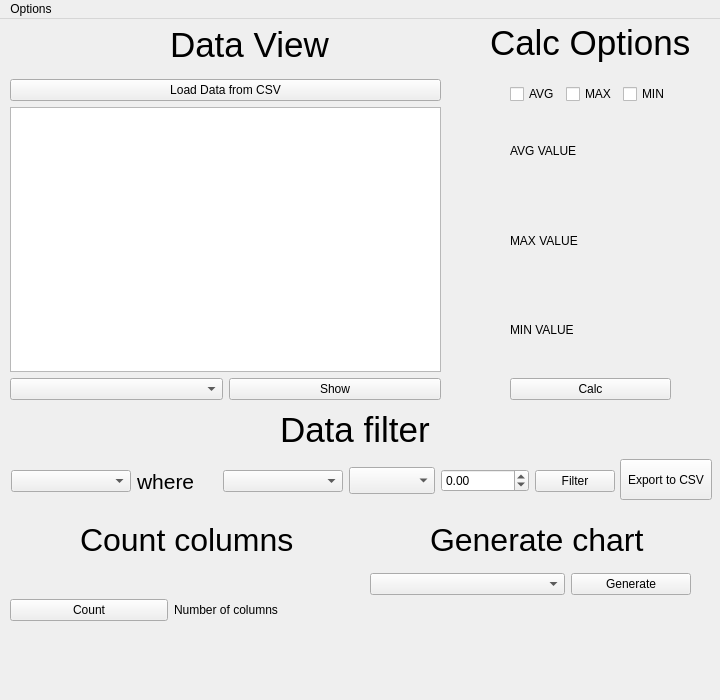
<?xml version="1.0" encoding="UTF-8"?>
<ui version="4.0">
 <class>MainWindow</class>
 <widget class="QMainWindow" name="MainWindow">
  <property name="geometry">
   <rect>
    <x>0</x>
    <y>0</y>
    <width>720</width>
    <height>700</height>
   </rect>
  </property>
  <property name="minimumSize">
   <size>
    <width>720</width>
    <height>700</height>
   </size>
  </property>
  <property name="maximumSize">
   <size>
    <width>720</width>
    <height>700</height>
   </size>
  </property>
  <property name="windowTitle">
   <string>MainWindow</string>
  </property>
  <property name="windowIcon">
   <iconset>
    <normaloff>../Icons/monitoring_100dp_5985E1_FILL0_wght400_GRAD0_opsz48.png</normaloff>../Icons/monitoring_100dp_5985E1_FILL0_wght400_GRAD0_opsz48.png</iconset>
  </property>
  <property name="styleSheet">
   <string notr="true"/>
  </property>
  <widget class="QWidget" name="centralwidget">
   <widget class="QWidget" name="layoutWidget">
    <property name="geometry">
     <rect>
      <x>10</x>
      <y>60</y>
      <width>431</width>
      <height>321</height>
     </rect>
    </property>
    <layout class="QVBoxLayout" name="verticalLayout_2">
     <item>
      <layout class="QVBoxLayout" name="verticalLayout">
       <item>
        <widget class="QPushButton" name="loadCSVButton">
         <property name="text">
          <string>Load Data from CSV</string>
         </property>
        </widget>
       </item>
       <item>
        <widget class="QTableView" name="dataTable">
         <property name="enabled">
          <bool>true</bool>
         </property>
        </widget>
       </item>
      </layout>
     </item>
     <item>
      <layout class="QHBoxLayout" name="horizontalLayout">
       <item>
        <widget class="QComboBox" name="comboBox"/>
       </item>
       <item>
        <widget class="QPushButton" name="filterButton">
         <property name="text">
          <string>Show</string>
         </property>
        </widget>
       </item>
      </layout>
     </item>
    </layout>
   </widget>
   <widget class="QLabel" name="label_4">
    <property name="geometry">
     <rect>
      <x>430</x>
      <y>500</y>
      <width>221</width>
      <height>41</height>
     </rect>
    </property>
    <property name="font">
     <font>
      <pointsize>24</pointsize>
     </font>
    </property>
    <property name="text">
     <string>Generate chart</string>
    </property>
   </widget>
   <widget class="QLabel" name="label_6">
    <property name="geometry">
     <rect>
      <x>280</x>
      <y>390</y>
      <width>161</width>
      <height>41</height>
     </rect>
    </property>
    <property name="font">
     <font>
      <pointsize>26</pointsize>
     </font>
    </property>
    <property name="text">
     <string>Data filter</string>
    </property>
   </widget>
   <widget class="QLabel" name="label_7">
    <property name="geometry">
     <rect>
      <x>170</x>
      <y>10</y>
      <width>161</width>
      <height>31</height>
     </rect>
    </property>
    <property name="font">
     <font>
      <pointsize>26</pointsize>
     </font>
    </property>
    <property name="text">
     <string>Data View</string>
    </property>
   </widget>
   <widget class="QPushButton" name="exportCSVButton">
    <property name="geometry">
     <rect>
      <x>620</x>
      <y>440</y>
      <width>92</width>
      <height>41</height>
     </rect>
    </property>
    <property name="minimumSize">
     <size>
      <width>0</width>
      <height>0</height>
     </size>
    </property>
    <property name="font">
     <font>
      <pointsize>9</pointsize>
      <bold>false</bold>
     </font>
    </property>
    <property name="text">
     <string>Export to CSV</string>
    </property>
   </widget>
   <widget class="QWidget" name="layoutWidget">
    <property name="geometry">
     <rect>
      <x>11</x>
      <y>441</y>
      <width>604</width>
      <height>42</height>
     </rect>
    </property>
    <layout class="QHBoxLayout" name="horizontalLayout_3">
     <item>
      <widget class="QComboBox" name="comboBox_3">
       <property name="minimumSize">
        <size>
         <width>120</width>
         <height>0</height>
        </size>
       </property>
      </widget>
     </item>
     <item>
      <widget class="QLabel" name="label_5">
       <property name="font">
        <font>
         <pointsize>16</pointsize>
        </font>
       </property>
       <property name="text">
        <string>where</string>
       </property>
      </widget>
     </item>
     <item>
      <widget class="QComboBox" name="comboBox_4">
       <property name="minimumSize">
        <size>
         <width>120</width>
         <height>0</height>
        </size>
       </property>
      </widget>
     </item>
     <item>
      <widget class="QComboBox" name="comboBox_5">
       <property name="minimumSize">
        <size>
         <width>0</width>
         <height>0</height>
        </size>
       </property>
       <property name="font">
        <font>
         <pointsize>12</pointsize>
        </font>
       </property>
      </widget>
     </item>
     <item>
      <widget class="QDoubleSpinBox" name="doubleSpinBox">
       <property name="minimum">
        <double>-1000000000.000000000000000</double>
       </property>
       <property name="maximum">
        <double>1000000000.000000000000000</double>
       </property>
      </widget>
     </item>
     <item>
      <widget class="QPushButton" name="Filter1Button">
       <property name="minimumSize">
        <size>
         <width>0</width>
         <height>0</height>
        </size>
       </property>
       <property name="text">
        <string>Filter</string>
       </property>
      </widget>
     </item>
    </layout>
   </widget>
   <widget class="QLabel" name="calcOption">
    <property name="enabled">
     <bool>true</bool>
    </property>
    <property name="geometry">
     <rect>
      <x>490</x>
      <y>0</y>
      <width>201</width>
      <height>47</height>
     </rect>
    </property>
    <property name="font">
     <font>
      <pointsize>26</pointsize>
     </font>
    </property>
    <property name="text">
     <string>Calc Options</string>
    </property>
    <property name="textFormat">
     <enum>Qt::TextFormat::AutoText</enum>
    </property>
   </widget>
   <widget class="QWidget" name="layoutWidget">
    <property name="geometry">
     <rect>
      <x>510</x>
      <y>60</y>
      <width>161</width>
      <height>31</height>
     </rect>
    </property>
    <layout class="QHBoxLayout" name="horizontalLayout_2">
     <item>
      <widget class="QCheckBox" name="AVGCheckBox">
       <property name="text">
        <string>AVG</string>
       </property>
      </widget>
     </item>
     <item>
      <widget class="QCheckBox" name="MAXCheckBox">
       <property name="text">
        <string>MAX</string>
       </property>
      </widget>
     </item>
     <item>
      <widget class="QCheckBox" name="MINCheckBox">
       <property name="text">
        <string>MIN</string>
       </property>
      </widget>
     </item>
    </layout>
   </widget>
   <widget class="QWidget" name="layoutWidget">
    <property name="geometry">
     <rect>
      <x>510</x>
      <y>90</y>
      <width>161</width>
      <height>291</height>
     </rect>
    </property>
    <layout class="QVBoxLayout" name="verticalLayout_3">
     <item>
      <layout class="QVBoxLayout" name="verticalLayout_4">
       <item>
        <widget class="QLabel" name="label">
         <property name="text">
          <string>AVG VALUE</string>
         </property>
        </widget>
       </item>
       <item>
        <widget class="QLabel" name="label_2">
         <property name="text">
          <string>MAX VALUE</string>
         </property>
        </widget>
       </item>
       <item>
        <widget class="QLabel" name="label_3">
         <property name="text">
          <string>MIN VALUE</string>
         </property>
        </widget>
       </item>
      </layout>
     </item>
     <item>
      <widget class="QPushButton" name="calcButton">
       <property name="text">
        <string>Calc</string>
       </property>
      </widget>
     </item>
    </layout>
   </widget>
   <widget class="QWidget" name="layoutWidget">
    <property name="geometry">
     <rect>
      <x>370</x>
      <y>550</y>
      <width>321</width>
      <height>30</height>
     </rect>
    </property>
    <layout class="QHBoxLayout" name="horizontalLayout_4">
     <item>
      <widget class="QComboBox" name="comboBox_2"/>
     </item>
     <item>
      <widget class="QPushButton" name="generateButton">
       <property name="maximumSize">
        <size>
         <width>120</width>
         <height>16777215</height>
        </size>
       </property>
       <property name="text">
        <string>Generate</string>
       </property>
      </widget>
     </item>
    </layout>
   </widget>
   <widget class="QLabel" name="label_8">
    <property name="geometry">
     <rect>
      <x>80</x>
      <y>500</y>
      <width>221</width>
      <height>41</height>
     </rect>
    </property>
    <property name="font">
     <font>
      <pointsize>24</pointsize>
     </font>
    </property>
    <property name="text">
     <string>Count columns</string>
    </property>
   </widget>
   <widget class="QWidget" name="layoutWidget">
    <property name="geometry">
     <rect>
      <x>10</x>
      <y>550</y>
      <width>321</width>
      <height>82</height>
     </rect>
    </property>
    <layout class="QHBoxLayout" name="horizontalLayout_5">
     <item>
      <widget class="QPushButton" name="countPushButton">
       <property name="text">
        <string>Count</string>
       </property>
      </widget>
     </item>
     <item>
      <widget class="QLabel" name="countLabel">
       <property name="minimumSize">
        <size>
         <width>0</width>
         <height>80</height>
        </size>
       </property>
       <property name="maximumSize">
        <size>
         <width>16777215</width>
         <height>80</height>
        </size>
       </property>
       <property name="text">
        <string>Number of columns</string>
       </property>
      </widget>
     </item>
    </layout>
   </widget>
  </widget>
  <widget class="QMenuBar" name="menubar">
   <property name="geometry">
    <rect>
     <x>0</x>
     <y>0</y>
     <width>720</width>
     <height>22</height>
    </rect>
   </property>
   <widget class="QMenu" name="menuOptions">
    <property name="title">
     <string>Options</string>
    </property>
    <widget class="QMenu" name="menuTheme">
     <property name="title">
      <string>Theme</string>
     </property>
     <addaction name="actionLight"/>
     <addaction name="actionDark"/>
    </widget>
    <addaction name="menuTheme"/>
   </widget>
   <addaction name="menuOptions"/>
  </widget>
  <action name="actionLight">
   <property name="text">
    <string>Light</string>
   </property>
  </action>
  <action name="actionDark">
   <property name="text">
    <string>Dark</string>
   </property>
  </action>
 </widget>
 <resources/>
 <connections/>
</ui>
